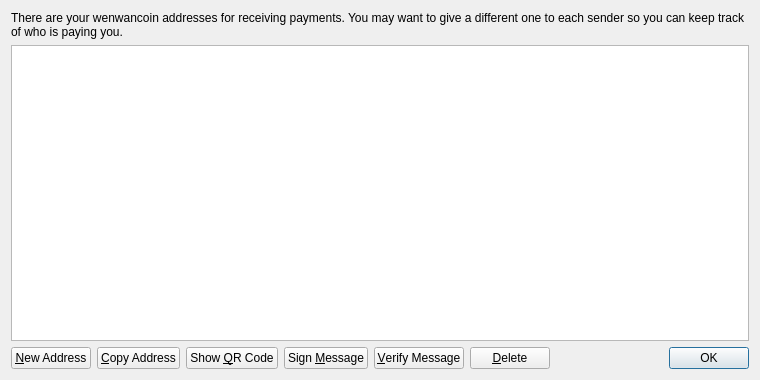
<?xml version="1.0" encoding="UTF-8"?>
<ui version="4.0">
 <class>AddressBookPage</class>
 <widget class="QWidget" name="AddressBookPage">
  <property name="geometry">
   <rect>
    <x>0</x>
    <y>0</y>
    <width>760</width>
    <height>380</height>
   </rect>
  </property>
  <property name="windowTitle">
   <string>Address Book</string>
  </property>
  <layout class="QVBoxLayout" name="verticalLayout">
   <item>
    <widget class="QLabel" name="labelExplanation">
     <property name="text">
      <string>There are your wenwancoin addresses for receiving payments. You may want to give a different one to each sender so you can keep track of who is paying you.</string>
     </property>
     <property name="textFormat">
      <enum>Qt::PlainText</enum>
     </property>
     <property name="wordWrap">
      <bool>true</bool>
     </property>
    </widget>
   </item>
   <item>
    <widget class="QTableView" name="tableView">
     <property name="contextMenuPolicy">
      <enum>Qt::CustomContextMenu</enum>
     </property>
     <property name="toolTip">
      <string>Double-click to edit address or label</string>
     </property>
     <property name="tabKeyNavigation">
      <bool>false</bool>
     </property>
     <property name="alternatingRowColors">
      <bool>true</bool>
     </property>
     <property name="selectionMode">
      <enum>QAbstractItemView::SingleSelection</enum>
     </property>
     <property name="selectionBehavior">
      <enum>QAbstractItemView::SelectRows</enum>
     </property>
     <property name="sortingEnabled">
      <bool>true</bool>
     </property>
     <attribute name="verticalHeaderVisible">
      <bool>false</bool>
     </attribute>
    </widget>
   </item>
   <item>
    <layout class="QHBoxLayout" name="horizontalLayout">
     <item>
      <widget class="QPushButton" name="newAddressButton">
       <property name="toolTip">
        <string>Create a new address</string>
       </property>
       <property name="text">
        <string>&amp;New Address</string>
       </property>
       <property name="icon">
        <iconset resource="../bitcoin.qrc">
         <normaloff>:/icons/add</normaloff>:/icons/add</iconset>
       </property>
      </widget>
     </item>
     <item>
      <widget class="QPushButton" name="copyToClipboard">
       <property name="toolTip">
        <string>Copy the currently selected address to the system clipboard</string>
       </property>
       <property name="text">
        <string>&amp;Copy Address</string>
       </property>
       <property name="icon">
        <iconset resource="../bitcoin.qrc">
         <normaloff>:/icons/editcopy</normaloff>:/icons/editcopy</iconset>
       </property>
      </widget>
     </item>
     <item>
      <widget class="QPushButton" name="showQRCode">
       <property name="text">
        <string>Show &amp;QR Code</string>
       </property>
       <property name="icon">
        <iconset resource="../bitcoin.qrc">
         <normaloff>:/icons/qrcode</normaloff>:/icons/qrcode</iconset>
       </property>
      </widget>
     </item>
     <item>
      <widget class="QPushButton" name="signMessage">
       <property name="toolTip">
        <string>Sign a message to prove you own a wenwancoin address</string>
       </property>
       <property name="text">
        <string>Sign &amp;Message</string>
       </property>
       <property name="icon">
        <iconset resource="../bitcoin.qrc">
         <normaloff>:/icons/edit</normaloff>:/icons/edit</iconset>
       </property>
      </widget>
     </item>
     <item>
      <widget class="QPushButton" name="verifyMessage">
       <property name="toolTip">
        <string>Verify a message to ensure it was signed with a specified wenwancoin address</string>
       </property>
       <property name="text">
        <string>&amp;Verify Message</string>
       </property>
       <property name="icon">
        <iconset resource="../bitcoin.qrc">
         <normaloff>:/icons/transaction_0</normaloff>:/icons/transaction_0</iconset>
       </property>
      </widget>
     </item>
     <item>
      <widget class="QPushButton" name="deleteButton">
       <property name="toolTip">
        <string>Delete the currently selected address from the list</string>
       </property>
       <property name="text">
        <string>&amp;Delete</string>
       </property>
       <property name="icon">
        <iconset resource="../bitcoin.qrc">
         <normaloff>:/icons/remove</normaloff>:/icons/remove</iconset>
       </property>
      </widget>
     </item>
     <item>
      <spacer name="horizontalSpacer">
       <property name="orientation">
        <enum>Qt::Horizontal</enum>
       </property>
       <property name="sizeHint" stdset="0">
        <size>
         <width>40</width>
         <height>20</height>
        </size>
       </property>
      </spacer>
     </item>
     <item>
      <widget class="QDialogButtonBox" name="buttonBox">
       <property name="sizePolicy">
        <sizepolicy hsizetype="Maximum" vsizetype="Fixed">
         <horstretch>0</horstretch>
         <verstretch>0</verstretch>
        </sizepolicy>
       </property>
       <property name="standardButtons">
        <set>QDialogButtonBox::Ok</set>
       </property>
      </widget>
     </item>
    </layout>
   </item>
  </layout>
 </widget>
 <resources>
  <include location="../bitcoin.qrc"/>
 </resources>
 <connections/>
</ui>
